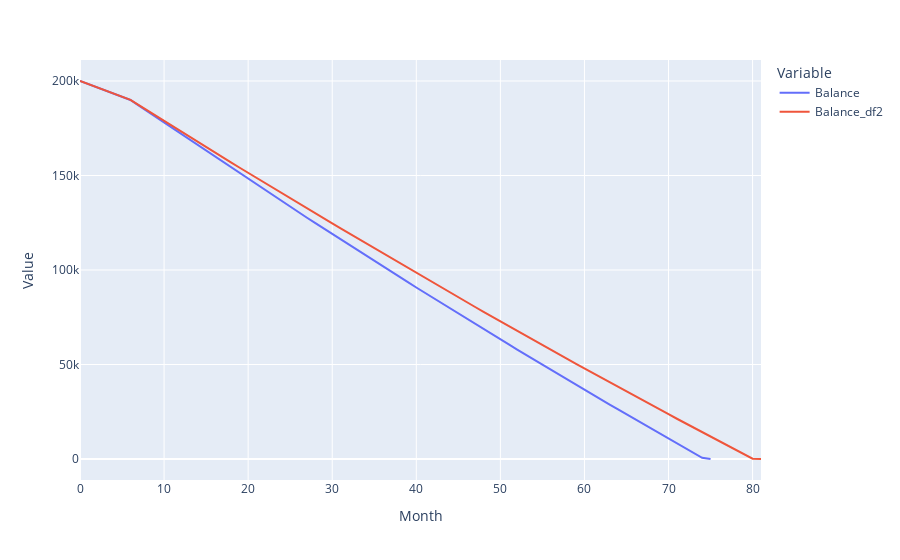
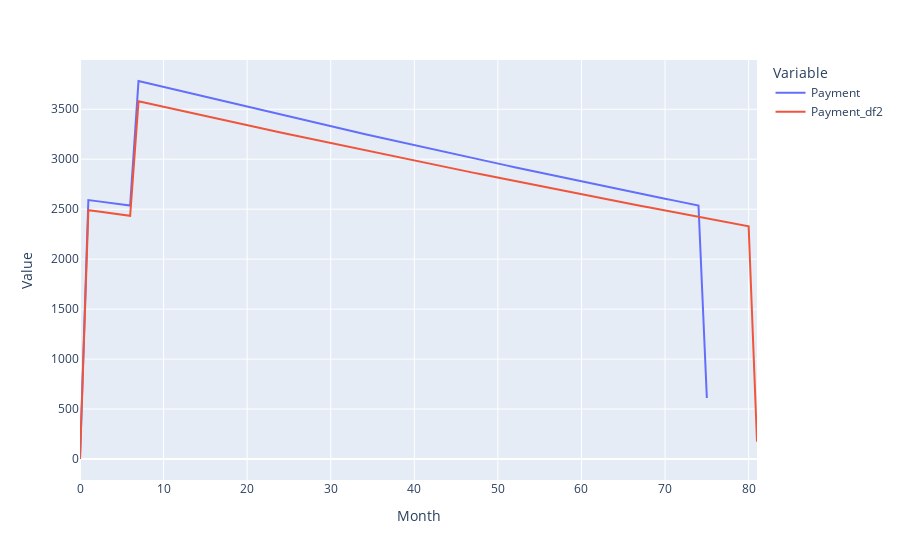

Notebook source saved alongside these figures, in order:
### Code cell
#浮动利率1年后降到4.5%并维持，固定3年后改成4.5%

#Double + 8%
newPay=[1258.213]*6+[1258.213*2]*200
result1=Amortization(Balance=[200000], Rate=[[1, 0.0575/12],[2, 0.055/12],[5, 0.0525/12],[7, 0.05/12],
                                             [10, 0.0475/12], [13, 0.045/12]], Payment=newPay, BalancePctPay=0.08/12)
result1.CalcTime()

newPay=[1156.398]*6+[1156.398*2]*300
result2=Amortization(Balance=[200000], Rate=[[1, 0.0489/12], [37, 0.045/12]], Payment=newPay, BalancePctPay=0.08/12)
result2.CalcTime()

plotResult({"df1":result1.data, "df2":result2.data})

#结论：浮动利息2万9，固定3万2，相差3000
